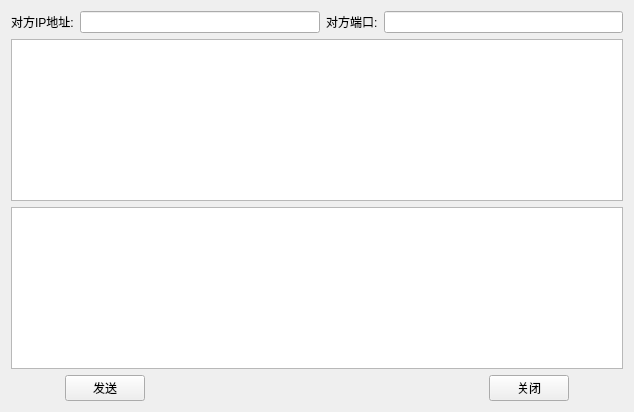
<?xml version="1.0" encoding="UTF-8"?>
<ui version="4.0">
 <class>mainUdp</class>
 <widget class="QWidget" name="mainUdp">
  <property name="geometry">
   <rect>
    <x>0</x>
    <y>0</y>
    <width>634</width>
    <height>412</height>
   </rect>
  </property>
  <property name="windowTitle">
   <string>mainUdp</string>
  </property>
  <layout class="QGridLayout" name="gridLayout">
   <item row="1" column="0">
    <widget class="QPlainTextEdit" name="pltMessageShow"/>
   </item>
   <item row="0" column="0">
    <layout class="QHBoxLayout" name="horizontalLayout">
     <item>
      <widget class="QLabel" name="label">
       <property name="text">
        <string>对方IP地址:</string>
       </property>
      </widget>
     </item>
     <item>
      <widget class="QLineEdit" name="ldtIpAdress"/>
     </item>
     <item>
      <widget class="QLabel" name="label_2">
       <property name="text">
        <string>对方端口:</string>
       </property>
      </widget>
     </item>
     <item>
      <widget class="QLineEdit" name="ldtIpPort"/>
     </item>
    </layout>
   </item>
   <item row="3" column="0">
    <layout class="QHBoxLayout" name="horizontalLayout_2">
     <item>
      <spacer name="horizontalSpacer_2">
       <property name="orientation">
        <enum>Qt::Horizontal</enum>
       </property>
       <property name="sizeHint" stdset="0">
        <size>
         <width>18</width>
         <height>20</height>
        </size>
       </property>
      </spacer>
     </item>
     <item>
      <widget class="QPushButton" name="pbnSend">
       <property name="text">
        <string>发送</string>
       </property>
      </widget>
     </item>
     <item>
      <spacer name="horizontalSpacer">
       <property name="orientation">
        <enum>Qt::Horizontal</enum>
       </property>
       <property name="sizeHint" stdset="0">
        <size>
         <width>338</width>
         <height>20</height>
        </size>
       </property>
      </spacer>
     </item>
     <item>
      <widget class="QPushButton" name="pbnClose">
       <property name="text">
        <string>关闭</string>
       </property>
      </widget>
     </item>
     <item>
      <spacer name="horizontalSpacer_3">
       <property name="orientation">
        <enum>Qt::Horizontal</enum>
       </property>
       <property name="sizeHint" stdset="0">
        <size>
         <width>18</width>
         <height>20</height>
        </size>
       </property>
      </spacer>
     </item>
    </layout>
   </item>
   <item row="2" column="0">
    <widget class="QPlainTextEdit" name="pteSend"/>
   </item>
  </layout>
 </widget>
 <resources/>
 <connections/>
</ui>
